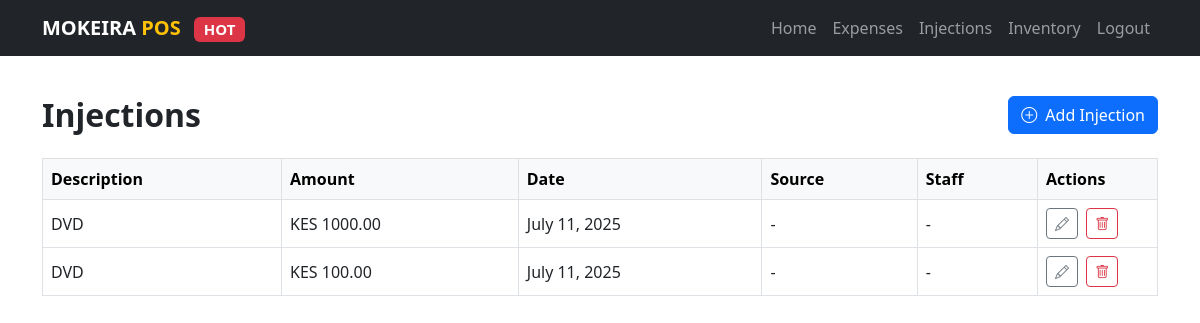
The app's page /injections/ (signed in) with its own data.
### pos/models.py (models this page shows, shortened)
class Injection(models.Model):
    description = models.CharField(max_length=255)
    amount = models.DecimalField(max_digits=10, decimal_places=2)
    date = models.DateField(auto_now_add=True)
    source = models.CharField(max_length=100, blank=True, null=True)
    staff = models.CharField(max_length=100, blank=True, null=True)

### pos/views.py (the view)
# urls.py: path('injections/', views.injection_list, name='injections'),
@login_required
def injection_list(request):
    injections = Injection.objects.all().order_by('-date')
    return render(request, 'pos/injections.html', {'injections': injections})

### pos/templates/pos/injections.html (shortened to what this page needs)
{% extends 'base.html' %}
{% block content %}
<div class="container py-4 mt-3 pt-2">
    <div class="d-flex justify-content-between align-items-center mb-4">
        <h2 class="fw-bold mb-0">Injections</h2>
        <button class="btn btn-primary" data-bs-toggle="modal" data-bs-target="#addInjectionModal">
            <i class="bi bi-plus-circle me-1"></i> Add Injection
        </button>
    </div>
    <div class="table-responsive">
        <table class="table table-bordered table-hover align-middle">
            <thead class="table-light">
                <tr>
                    <th>Description</th>
                    <th>Amount</th>
                    <th>Date</th>
                    <th>Source</th>
                    <th>Staff</th>
                    <th style="width: 120px;">Actions</th>
                </tr>
            </thead>
            <tbody>
                {% for injection in injections %}
                <tr>
                    <td>{{ injection.description }}</td>
                    <td>KES {{ injection.amount }}</td>
                    <td>{{ injection.date }}</td>
                    <td>{{ injection.source|default:'-' }}</td>
                    <td>{{ injection.staff|default:'-' }}</td>
                    <td>
                        <button class="btn btn-sm btn-outline-secondary me-1" data-bs-toggle="modal" data-bs-target="#editInjectionModal"
                            data-id="{{ injection.id }}" data-description="{{ injection.description }}" data-amount="{{ injection.amount }}" data-source="{{ injection.source }}" data-staff="{{ injection.staff }}">
                            <i class="bi bi-pencil"></i>
                        </button>
                        <button class="btn btn-sm btn-outline-danger" data-bs-toggle="modal" data-bs-target="#deleteInjectionModal"
                            data-id="{{ injection.id }}" data-description="{{ injection.description }}">
                            <i class="bi bi-trash"></i>
                        </button>
                    </td>
                </tr>
                {% empty %}
                <tr><td colspan="6" class="text-center text-muted">No injections recorded yet.</td></tr>
                {% endfor %}
            </tbody>
        </table>
    </div>
</div>
{% endblock %}

### templates/base.html (style rules this page uses)
body { padding-top: 4.5rem; }

### records on screen
Injection: description "DVD", amount "1000.00", date "July 11, 2025", source "-", staff "-"
Injection: description "DVD", amount "100.00", date "July 11, 2025", source "-", staff "-"
